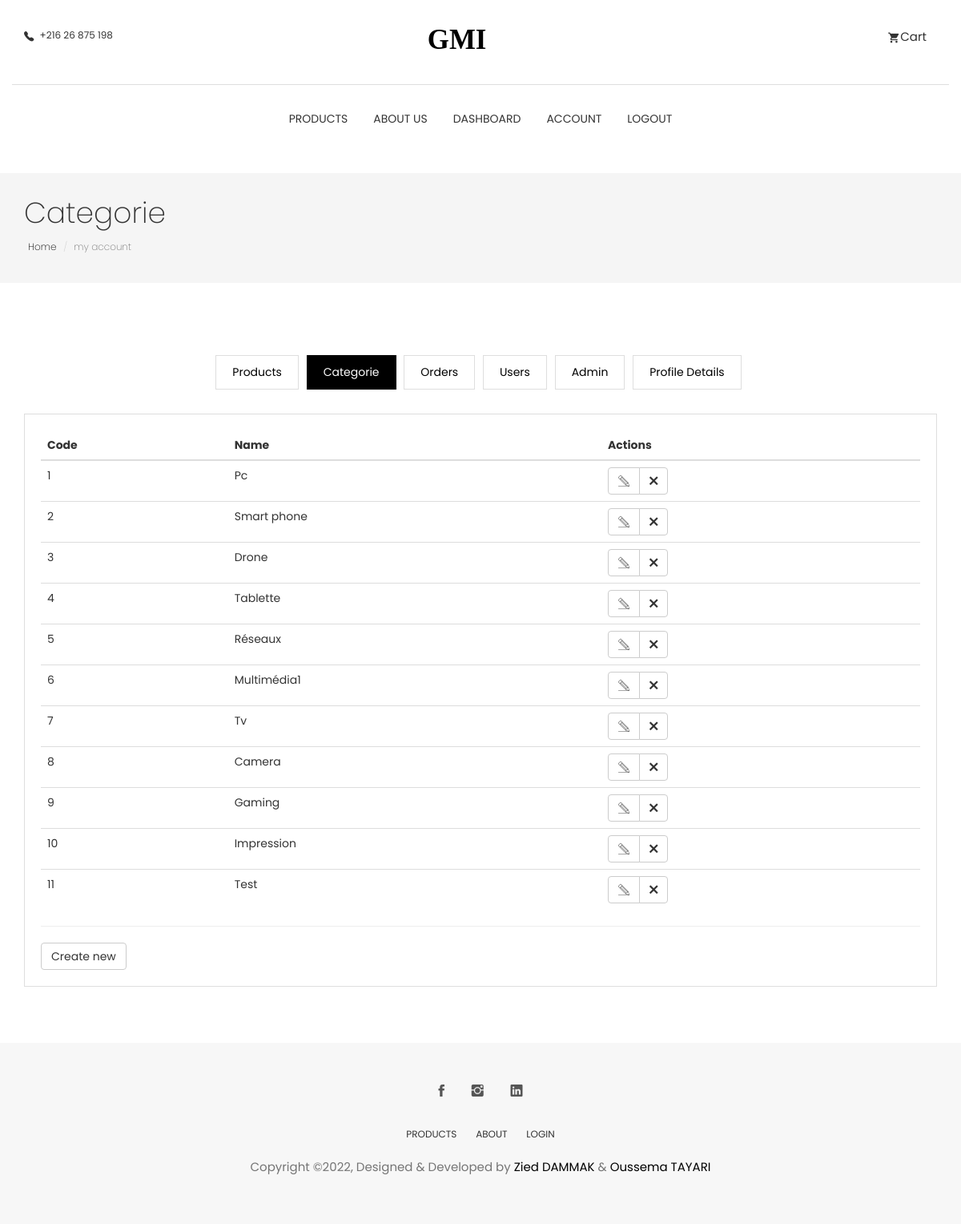
The page /view/categorie/index.php (signed in) on the database its author committed.
### tables this page shows
CREATE TABLE `categorie` (
  `code` int(11) NOT NULL,
  `name` varchar(255) NOT NULL,
  `is_deleted` int(11) NOT NULL DEFAULT 0
);

### model/Database.php (called while the page is built)
<?php
class Database {
    private $pdo;
    private static $instance = null;
    private function __construct($host,$dbname,$user,$pass){
        try{
            $dsn = "mysql:host=".$host."; dbname=".$dbname;
            $this->pdo = new PDO($dsn,$user,$pass);
            $this->pdo->setAttribute(PDO::ATTR_ERRMODE, PDO::ERRMODE_EXCEPTION);
        }
        catch(PDOException $except){
            echo"Echec de la connexion: ". $except->getMessage();
            die();
        }
    }
    public static function getInstance($host,$dbname,$user,$pass){
        if(is_null(self::$instance)){
            self::$instance = new Database($host,$dbname,$user,$pass);
        }
        return self::$instance;
    }
    public function execute_query($sql, $params = null){
        if ($params == null) {
            $resultat = $this->pdo->query($sql);
        }
        else {
            $resultat = $this->pdo->prepare($sql);
            $resultat->execute($params);
        }
        if(!$resultat) {
            $erreur=$this->pdo->errorInfo();
            echo "Lecture impossible, code", $this->pdo->errorCode(),$erreur[2];
            die();
        }else {
            return $resultat;
        }
    }
}

### model/App.php (called while the page is built, shortened)
<?php
require_once('Database.php');
class App{
    public static function getDB(){
        return Database::getInstance(self::DB_HOST, self::DB_NAME, self::DB_USER, self::DB_PASS);
    }
}
?>

### model/ModelCategorie.php (called while the page is built, shortened)
<?php
class ModelCategorie{
    public static function getAll($db){
        $sql = "SELECT *
                FROM categorie
                WHERE is_deleted = 0";
        $resultat = $db->execute_query($sql);
        if(!$resultat) {
            $erreur=$db->errorInfo();
            echo "Lecture impossible, code", $db->errorCode(),$erreur[2];
        }
        else{
            return $resultat->fetchAll(PDO::FETCH_OBJ);
        }
    }
}

### view/categorie/index.php (the view, shortened to what this page needs)
<?php
require '..\..\inc\header2.php';
require '..\..\model\ModelCategorie.php';
require '..\..\model\App.php';
$db = App::getDB();
?>
<section class="page-header">
	<div class="container">
		<div class="row">
			<div class="col-md-12">
				<div class="content">
					<h1 class="page-name">Categorie</h1>
					<ol class="breadcrumb">
						<li><a href="index.html">Home</a></li>
						<li class="active">my account</li>
					</ol>
				</div>
			</div>
		</div>
	</div>
</section>
<section class="user-dashboard page-wrapper">
  <div class="container">
    <div class="row">
      <div class="col-md-12">
        <ul class="list-inline dashboard-menu text-center">
          <li><a href="../produit/index.php">Products</a></li>
          <li><a class="active"  href="index.php">Categorie</a></li>
          <li><a href="../order/index.php">Orders</a></li>
          <li><a href="../user/index.php">Users</a></li>
          <li><a href="../admin/index.php">Admin</a></li>
          <li><a href="../user/profile-details.php">Profile Details</a></li>
        </ul>
        <div class="dashboard-wrapper user-dashboard">
          <div class="table-responsive">
            <table class="table">
              <thead>
                <tr>
                  <th>Code</th>
                  <th>Name</th>
                  <th>Actions</th>
                </tr>
              </thead>
              <tbody>
                <?php
                $rows = ModelCategorie::getAll($db);
                if($rows){
                    $i=0;
                    foreach($rows as $row){
                        $i+=1;
                        ?>
                        <tr scope="row">
                          <td><?=$i;?></td>
                          <td><?=$row->name;?></td>
                          <td>
                            <div class="btn-group" role="group">
                              <button onclick="window.location.href = 'edit.php?codeedit=<?=$row->code?>';" type="button" class="btn btn-default"><i class="tf-pencil2" aria-hidden="true"></i></button>
                              <button onclick="window.location.href = 'index.php?deletedcode=<?=$row->code?>';" type="button" class="btn btn-default"><i class="tf-ion-close" aria-hidden="true"></i></button>
                            </div>
                          </td>
                        </tr>
                <?php
                    }
                }?>
              </tbody>
            </table>
            <hr>
          </div>
          <a href="new.php" class="btn btn-default">Create new</a>
        </div>
      </div>
    </div>
  </div>
</section>
<?php require '..\..\inc\footer2.php' ?>

### css/style.css (style rules this page uses)
body { line-height: 1.5; font-family: "Poppins", sans-serif; -webkit-font-smoothing: antialiased; }
h1, h2, h3, h4, h5, h6 { font-family: "Poppins", sans-serif; }
h1, h2, h3, h4, h5, h6 { font-weight: 400; }
ol, ul { margin: 0; padding: 0; list-style: none; }
a, a:focus, a:hover { text-decoration: none; outline: 0; color: #000; }
.page-header { background: #f5f5f5; margin-top: 20px; border-bottom: none; padding: 30px 0; }
.page-header h1 { font-weight: 200; margin: 0 0 6px 0; }
.page-header .breadcrumb { background: transparent; padding: 5px; margin: 0; }
.page-header .breadcrumb li { font-weight: 200; font-size: 12px; }
.page-header .breadcrumb li a { color: #000; }
.page-wrapper { padding: 70px 0; }
.dashboard-menu .active { background: #000; color: #fff; border: 1px solid #000; }
.dashboard-menu li { padding: 0; margin: 0 3px; }
.dashboard-menu li a { padding: 10px 20px; border: 1px solid #dedede; display: inline-block; }
.dashboard-wrapper { border: 1px solid #dedede; margin-top: 30px; padding: 20px; }

### rows shown on the page
categorie: name "Pc"
categorie: name "Smart phone"
categorie: name "Drone"
categorie: name "Tablette"
categorie: name "Réseaux"
categorie: name "Multimédia1"
categorie: name "Tv"
categorie: name "Camera"
categorie: name "Gaming"
categorie: name "Impression"
categorie: name "Test"
